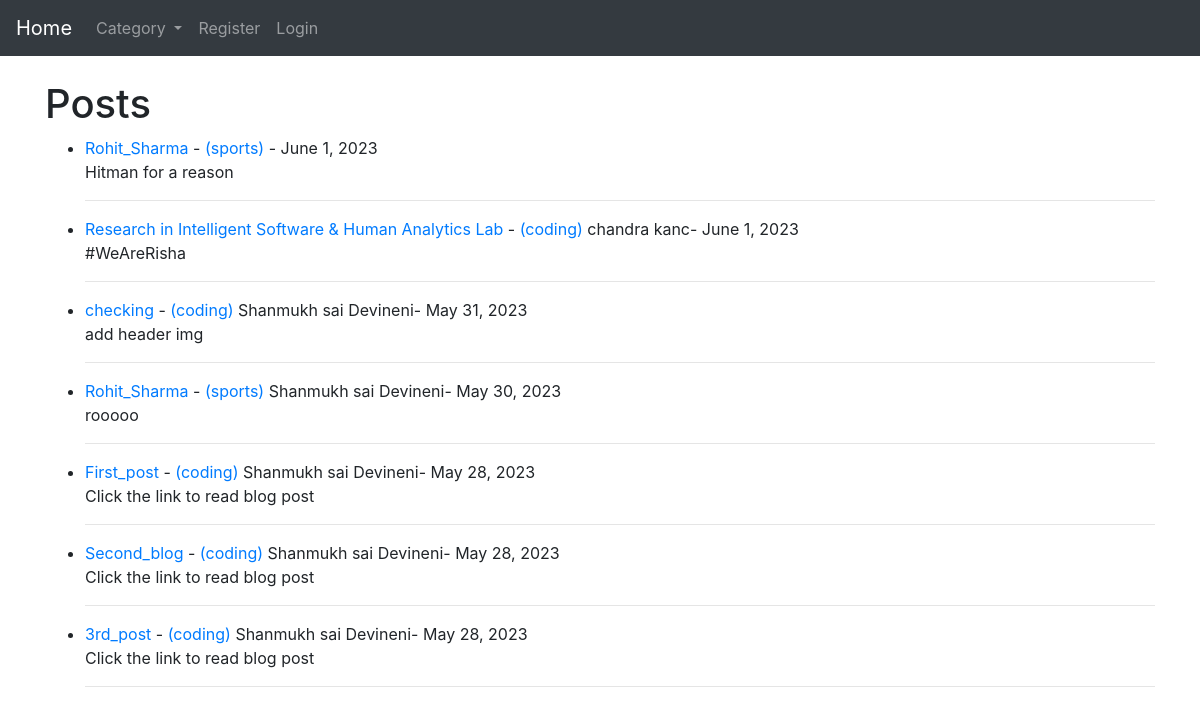
The page / on the database its author committed.
### the_blog/models.py (models this page shows, shortened)
class Post(models.Model):
    title = models.CharField(max_length=255)
    title_tag = models.CharField(max_length=255)
    header_image = models.ImageField(null=True, blank=True, upload_to="images/header/")
    author = models.ForeignKey(User, on_delete=models.CASCADE)
    body = RichTextField(blank=True, null=True)
    post_date = models.DateField(auto_now_add=True)
    category = models.CharField(max_length=255, default='coding')
    snippet = models.CharField(max_length=255)
    likes = models.ManyToManyField(User, related_name='blog_post')

### the_blog/views.py (the view)
# urls.py: path('', HomeView.as_view(), name="home"),
class HomeView(ListView):
	model = Post
	template_name = 'home.html'
	ordering = ['-post_date']
	def get_context_data(self, *args,  **kwargs):
		cat_menu = 	Category.objects.all()
		context = super(HomeView, self).get_context_data(*args,  **kwargs)
		context["cat_menu"] = cat_menu
		return context

### the_blog/models.py (called while the page is built)
    def __str__(self):
        return self.name

### the_blog/templates/home.html (shortened to what this page needs)
{% extends 'base.html' %}
{% block content %}
<h1>Posts</h1>
<ul>
	{% for post in object_list %}
      <li><a href="{% url 'article_detail' post.pk %}">
      	{{post.title}}</a> -<a href="{% url 'category' post.category|slugify %}"> ({{post.category}}) </a>{{post.author.first_name}}  {{post.author.last_name}}-  {{ post.post_date }}
      	<br/>
      	{{post.snippet}}</li>
         <hr>
	{% endfor%}
</ul>
 {% endblock%}

### rows shown on the page
Post: title "Rohit_Sharma", category "sports", post_date "June 1, 2023", snippet "Hitman for a reason"
Post: title "Research in Intelligent Software & Human Analytics Lab", category "coding", author.first_name "chandra", author.last_name "kanc", post_date "June 1, 2023", snippet "#WeAreRisha"
Post: title "checking", category "coding", author.first_name "Shanmukh sai", author.last_name "Devineni", post_date "May 31, 2023", snippet "add header img"
Post: title "Rohit_Sharma", category "sports", author.first_name "Shanmukh sai", author.last_name "Devineni", post_date "May 30, 2023", snippet "rooooo"
Post: title "First_post", category "coding", author.first_name "Shanmukh sai", author.last_name "Devineni", post_date "May 28, 2023", snippet "Click the link to read blog post"
Post: title "Second_blog", category "coding", author.first_name "Shanmukh sai", author.last_name "Devineni", post_date "May 28, 2023", snippet "Click the link to read blog post"
Post: title "3rd_post", category "coding", author.first_name "Shanmukh sai", author.last_name "Devineni", post_date "May 28, 2023", snippet "Click the link to read blog post"
